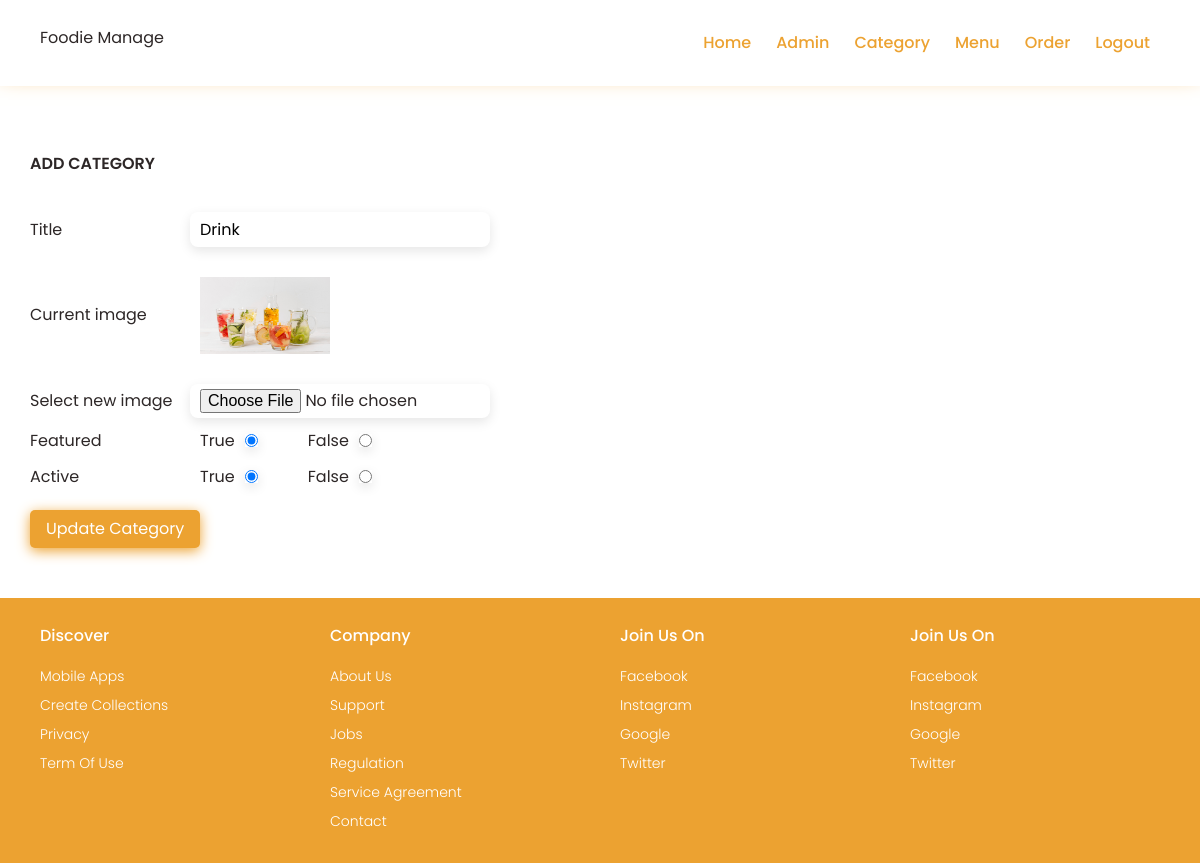
Page /admin/update-category.php?id=20&image_name=Foodie_category_758.jpg (signed in) on the committed database.
### tables this page shows
CREATE TABLE `tbl_category` (
  `id` int(10) UNSIGNED NOT NULL,
  `title` varchar(100) NOT NULL,
  `image_name` varchar(255) NOT NULL,
  `featured` varchar(10) NOT NULL,
  `active` varchar(10) NOT NULL
);

### admin/update-category.php (the view, shortened to what this page needs)
<?php
include '../admin/components/header.inc.php';
?>
<div class="main-content">
    <div class="container-center">
        <h3>Add Category</h3>
        <?php
        $id = $_GET['id'];
        $sql = "SELECT * FROM tbl_category WHERE id = '$id'";
        $res = mysqli_query($conn, $sql);
        if ($res == TRUE) {
            $count = mysqli_num_rows($res);
            if ($count == 1) {
                $row = mysqli_fetch_assoc($res);
                $title = $row['title'];
                $image_name = $row['image_name'];
                $is_featured = $row['featured'];
                $is_active = $row['active'];
            } else {
                header("Location:" . SITEURL . 'admin/manage-category.php');
            }
        }
        ?>
        <form method="POST" enctype="multipart/form-data">
            <div class="field">
                <label class="field-title" for="title">Title</label>
                <input type="text" id="title" name="title" placeholder="Category title" value=<?php echo $title ?>>
            </div>
            <div class="field">
                <label class="field-title" for="image">Current image</label>
                <img class="img-table" src="../uploader/images/category/<?php echo $image_name ?>" alt="<?php echo $image_name ?>">
            </div>
            <div class="field">
                <label class="field-title" for="image">Select new image</label>
                <input type="file" accept="image/*" id="image" name="image">
            </div>
            <div class="field">
                <label class="field-title" for="is-featured">Featured</label>
                <div class="field-wrapper">
                    <div class="field-radio">
                        <label for="is-featured">True</label>
                        <input class="input-radio" type="radio" name="featured" value=<?php echo $is_featured ?> <?php if ($is_featured == 'true') {
                                                                                                                        echo "checked";
                                                                                                                    } ?> id="is-featured">
                    </div>
                    <div class="field-radio">
                        <label for="not-featured">False</label>
                        <input class="input-radio" type="radio" name="featured" value=<?php echo $is_active ?> <?php if ($is_featured == 'false') {
                                                                                                                    echo "checked";
                                                                                                                } ?> id="not-featured">
                    </div>
                </div>
            </div>
            <div class="field">
                <label class="field-title" for="is-active">Active</label>
                <div class="field-wrapper">
                    <div class="field-radio">
                        <label for="is-active">True</label>
                        <input class="input-radio" type="radio" name="active" value="<?php echo $is_active ?>" <?php if ($is_active == 'true') {
                                                                                                                    echo "checked";
                                                                                                                } ?> id="is-active">
                    </div>
                    <div class="field-radio">
                        <label for="not-active">False</label>
                        <input class="input-radio" type="radio" name="active" value="<?php echo $is_active ?>" <?php if ($is_active == 'false') {
                                                                                                                    echo "checked";
                                                                                                                } ?> id="not-active">
                    </div>
                </div>
            </div>
            <button class="btn btn--add" name="submit" type="submit">
                Update Category
            </button>
        </form>
    </div>
</div>
<?php
include '../admin/components/footer.inc.php';
?>

### css/index.css (style rules this page uses)
:root { --primary-color: #eca231; --secondary-color: #ff6651; --white-color: #fff; --text-color: #2d2727; --black: #2d2727; }
*, *:before, *:after { box-sizing: border-box; }
* { margin: 0; padding: 0; font: inherit; scroll-behavior: smooth; }
html { font-family: "Poppins", sans-serif; font-size: 62.5%; }
body { min-height: 100vh; font-weight: 400; font-size: 1.6rem; line-height: 1; color: var(--text-color); }
img, picture, svg, video { display: block; max-width: 100%; }
input, select, textarea { background-color: transparent; outline: none; }
button { cursor: pointer; background-color: transparent; outline: none; border: 0; }
.container-center { max-width: 1200px; min-width: 90%; margin: 0 auto; padding: 1rem 3rem; }

### css/admin.css (style rules this page uses)
.main-content h3 { text-transform: uppercase; font-weight: 600; padding: 2rem 0; margin-bottom: 2rem; }
.main-content .btn { padding: 1rem 1.5rem; border: 0.1rem solid transparent; transition: all 0.3s ease-in-out; -webkit-transition: all 0.3s ease-in-out; -moz-transition: all 0.3s ease-in-out; -ms-transition: all 0.3s ease-in-out; -o-transition: all 0.3s ease-in-out; border-radius: 0.5rem; -webkit-border-radius: 0.5rem; -moz-border-radius: 0.5rem; -ms-border-radius: 0.5rem; -o-border-radius: 0.5rem; }
.main-content .btn--add { background-color: var(--primary-color); color: var(--white-color); box-shadow: var(--primary-color) 0px 3px 13px; display: inline-block; }
form .field { margin: 1rem 0; display: flex; flex-direction: row; align-items: center; gap: 1rem; }
form label.field-title { min-width: 150px; display: inline-block; }
form input, form textarea, form select { border: none; box-shadow: rgba(0, 0, 0, 0.1) 0px 4px 12px; padding: 0.5rem 1rem; max-width: 300px; width: 100%; border-radius: 0.8rem; -webkit-border-radius: 0.8rem; -moz-border-radius: 0.8rem; -ms-border-radius: 0.8rem; -o-border-radius: 0.8rem; }
form .input-radio { min-width: unset; }
.field-wrapper { display: flex; flex-direction: row; align-items: center; gap: 3rem; }
.field-radio { padding: 0.5rem 1rem; cursor: pointer; display: flex; flex-direction: row; align-items: center; gap: 1rem; }
.field-radio label { cursor: pointer; }
form input::placeholder { font-size: 1.4rem; }
form button { margin-top: 1rem; }
.img-table { object-fit: cover; max-width: 15rem; padding: 2rem 1rem; border-radius: 0.8rem; -webkit-border-radius: 0.8rem; -moz-border-radius: 0.8rem; -ms-border-radius: 0.8rem; -o-border-radius: 0.8rem; aspect-ratio: calc(9 / 7); }

### rows in the picture
tbl_category: title "Drink", image_name (picture), featured "☑ Featured", featured "☐ False", active "☑ Active", active "☐ False"
